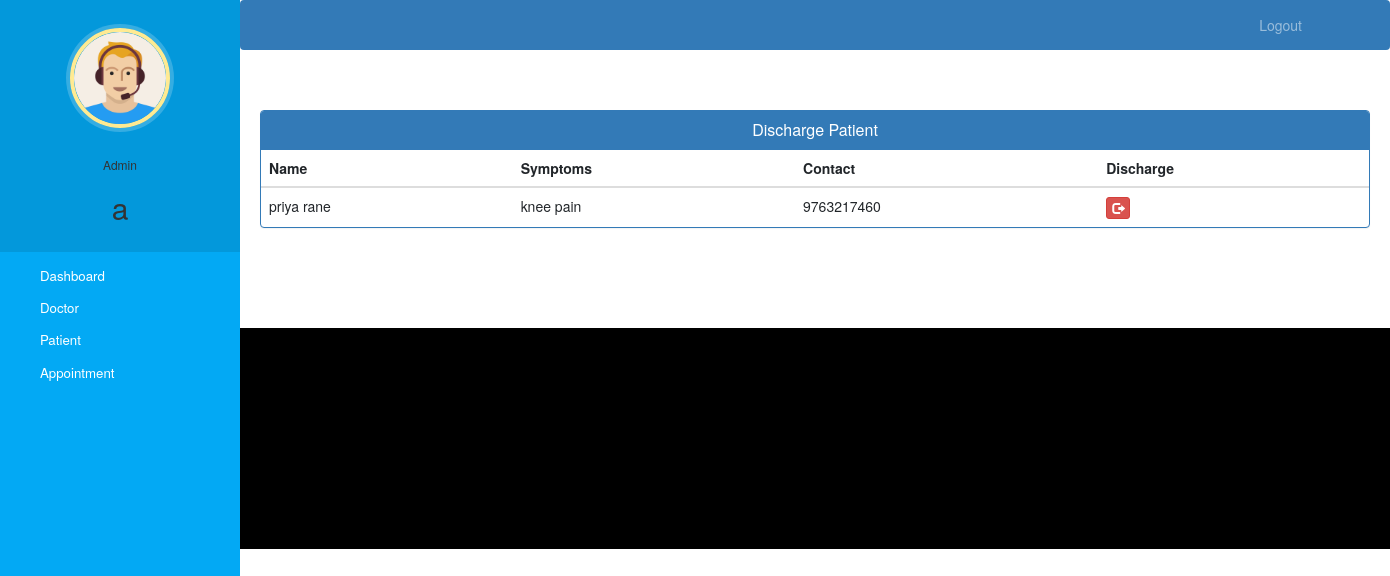
The app's page /admin-discharge-patient (signed in), older data.
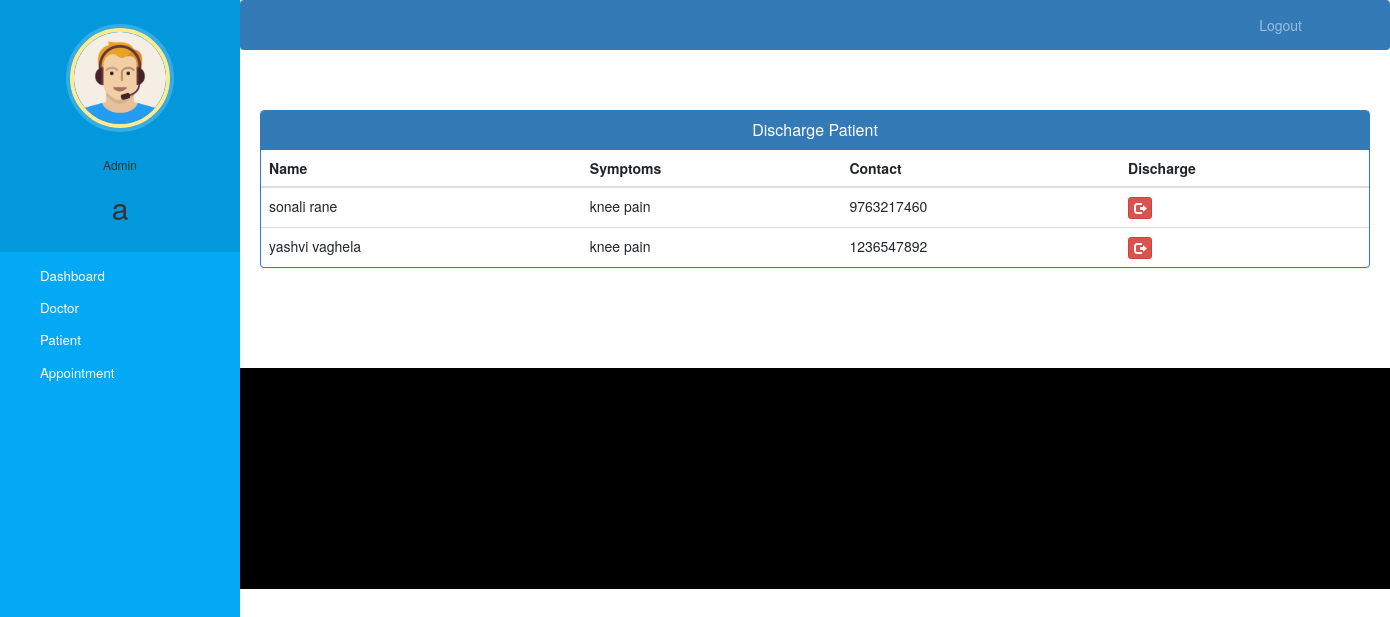
The same page, newer data.
### hospital/models.py (models this page shows, shortened)
class Patient(models.Model):
    user=models.OneToOneField(User,on_delete=models.CASCADE)
    profile_pic= models.ImageField(upload_to='profile_pic/PatientProfilePic/',null=True,blank=True)
    address = models.CharField(max_length=40)
    mobile = models.CharField(max_length=20,null=False)
    symptoms = models.CharField(max_length=100,null=False)
    assignedDoctorId = models.PositiveIntegerField(null=True)
    admitDate=models.DateField(auto_now=True)
    status=models.BooleanField(default=False)
    @property
    def get_name(self):
        return self.user.first_name+" "+self.user.last_name

### hospital/views.py (the view)
# urls.py: path('admin-discharge-patient', views.admin_discharge_patient_view,name='admin-discharge-patient'),
@login_required(login_url='adminlogin')
@user_passes_test(is_admin)
def admin_discharge_patient_view(request):
    patients=models.Patient.objects.all().filter(status=True)
    return render(request,'hospital/admin_discharge_patient.html',{'patients':patients})

### hospital/views.py (called while the page is built)
def is_admin(user):
    return user.groups.filter(name='ADMIN').exists()

### templates/hospital/admin_discharge_patient.html (shortened to what this page needs)
{% extends 'hospital/admin_base.html' %}
{% block content %}
<head>
  <link href="//netdna.bootstrapcdn.com/bootstrap/3.0.0/css/bootstrap.min.css" rel="stylesheet" id="bootstrap-css">
</head>
<div class="container">
  <div class="panel panel-primary">
    <div class="panel-heading">
      <h6 class="panel-title">Discharge Patient</h6>
    </div>
    <table class="table table-hover" id="dev-table">
      <thead>
        <tr>
          <th>Name</th>
          <th>Symptoms</th>
          <th>Contact</th>
          <th>Discharge</th>
        </tr>
      </thead>
      {% for p in patients %}
      <tr>
        <td> {{p.get_name}}</td>
        <td>{{p.symptoms}}</td>
        <td>{{p.mobile}}</td>
        <td><a class="btn btn-danger btn-xs" href="{% url 'discharge-patient' p.id  %}"><span class="glyphicon glyphicon-log-out"></span></a></td>
      </tr>
      {% endfor %}
    </table>
  </div>
</div>
{% endblock content %}

Row changes from the older to the newer data that the page shows:
removed Patient: get_name "priya rane", symptoms "knee pain", mobile "9763217460"
added Patient: get_name "sonali rane", symptoms "knee pain", mobile "9763217460"
added Patient: get_name "yashvi vaghela", symptoms "knee pain", mobile "1236547892"
